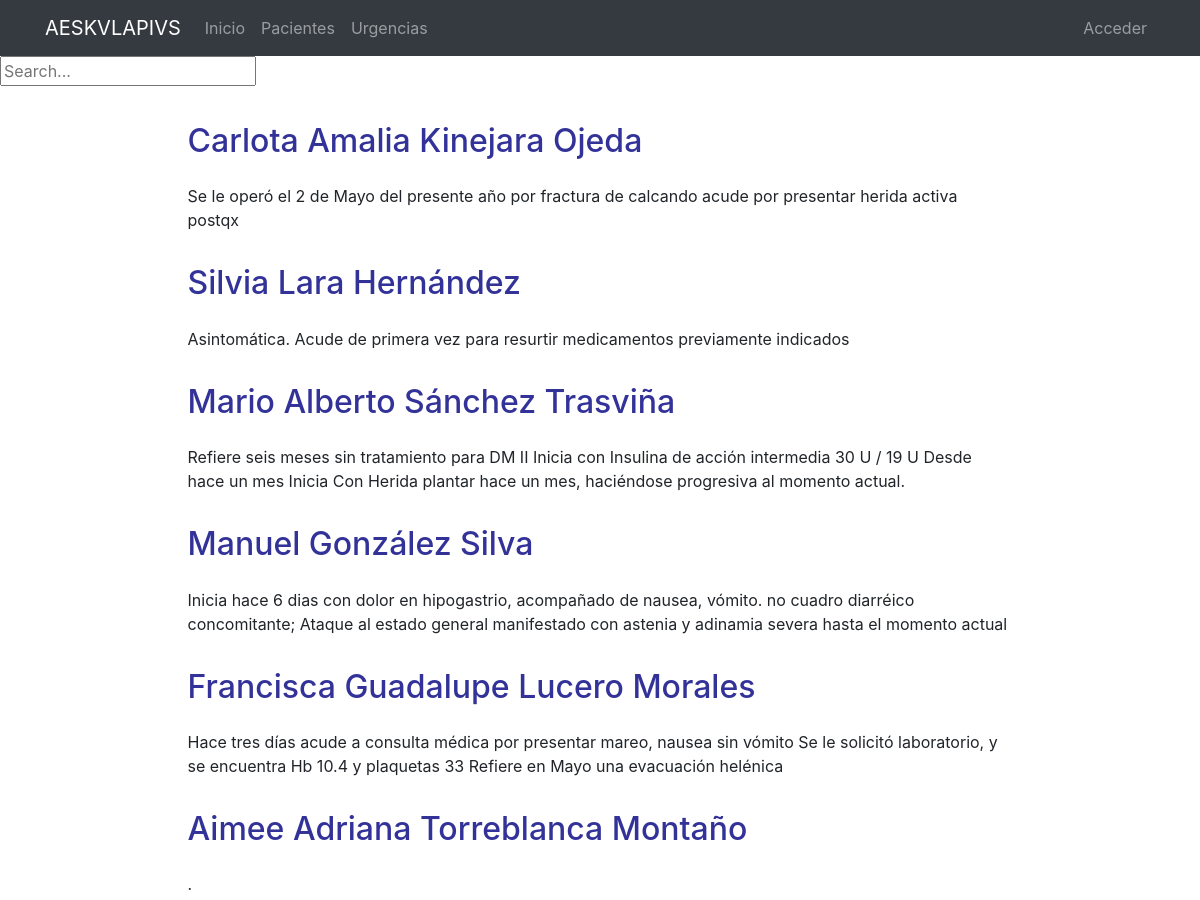
/pacientes/ (upper part), run on an earlier commit of the app's database.
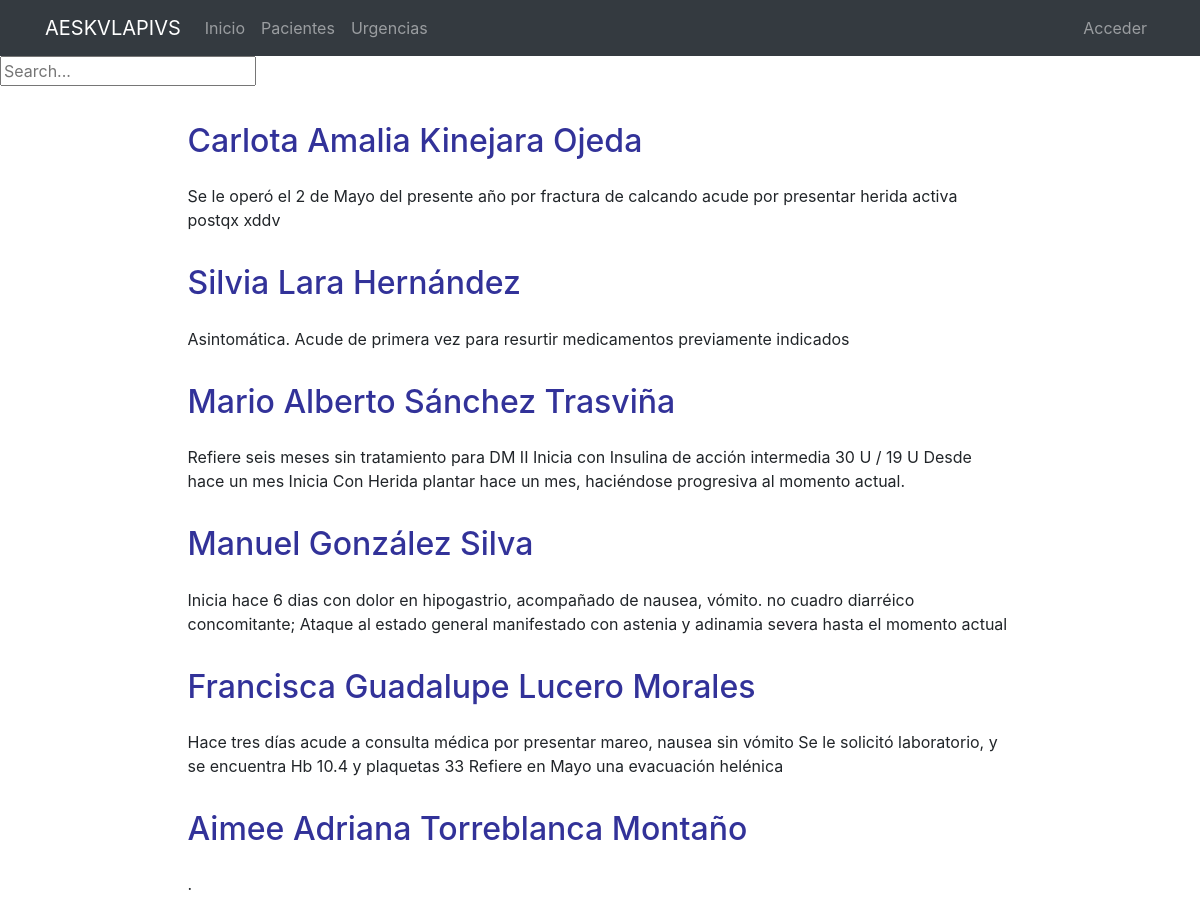
And on a later commit of the database.
### consultorio/models.py (models this page shows, shortened)
class Paciente(models.Model):
    FEMENINO= 'FEM'
    MASCULINO = 'MASC'
    GENERO = [(FEMENINO, 'Femenino'), (MASCULINO, 'Masculino')]
    IMSS = 'IMSS'
    ISSSTE = 'ISSSTE'
    SecMarina = 'Secretaría de Marina'
    PEMEX = 'PEMEX'
    SEDENA = 'SEDENA'
    OTRO = 'Otro'
    DERECHOHABIENCIA = [(IMSS, 'IMSS'), (ISSSTE, 'ISSSTE'), (SecMarina, 'Secretaría de Marina'),
    (SEDENA, 'SEDENA'), (PEMEX, 'PEMEX'), (OTRO, 'Otro')]
    POSITIVO = 'POS'
    NEGATIVO = 'NEG'
    REHAB = 'En Rehabilitación'
    OCACIONAL = 'Ocacional'
    SOCIAL = 'Social'
    SUSPENDIDO = 'Suspendido'
    AFIRMACION = [ (POSITIVO, 'Positivo'), (NEGATIVO, 'Negativo'), (REHAB, 'En Rehabilitación')]
    AFIRMACION_TAB = [ (POSITIVO, 'Positivo'), (NEGATIVO, 'Negativo'), (SUSPENDIDO, 'Suspendido')]
    AFIRMACION_SIMPLE = [ (POSITIVO, 'Positivo'), (NEGATIVO, 'Negativo')]
    AFIRMACION_ALCOHOLISMO = [ (POSITIVO, 'Positivo'), (NEGATIVO, 'Negativo'), (REHAB, 'En Rehabilitación'),
    (OCACIONAL, 'Ocacional'), (SOCIAL, 'Social')]
    name = models.CharField(max_length=100, verbose_name='Nombre')
    gender = models.CharField(max_length=4, choices=GENERO, verbose_name='Género')
    dob = models.DateField(verbose_name='Fecha de Nacimiento', blank=True, null=True)
    age = models.IntegerField(verbose_name='Edad', default=0, )
    nationality = models.CharField(max_length=100, blank=True, null=True, verbose_name='Nacionalidad y Lugar de Nacimiento')
    etnia = models.CharField(max_length=50, blank=True, null=True, verbose_name='Etnia')
    scholarship = models.CharField(max_length=50, blank=True, null=True, verbose_name='Escolaridad')
    job = models.CharField(max_length=100, blank=True, null=True, verbose_name='Empleo')
    religion = models.CharField(max_length=50, blank=True, null=True, verbose_name='Religión')
    sport = models.CharField(max_length=50, blank=True, null=True, verbose_name='Deportes')
    civil_status = models.CharField(max_length=50, blank=True, null=True, verbose_name='Estado Civil')
    adress = models.CharField(max_length=2150, blank=True, null=True, verbose_name='Domicilio')
    email = models.EmailField(blank=True, null=True)
    phone = models.CharField(max_length=15, verbose_name='Teléfono')
    entitlement = models.CharField(max_length=50, choices=DERECHOHABIENCIA, blank=True, null=True, verbose_name='Derechohabiencia')
    specify= models.CharField(max_length=30, verbose_name='Especifique otra derechohabiencia', blank=True, null=True)
    insurance = models.CharField(max_length=30, blank=True, null=True, verbose_name='Aseguradora')
    immediate_background = models.TextField(verbose_name="Padecimiento, Razón de Abordaje o Situación Actual")
    smoking = models.CharField(max_length=20, choices=AFIRMACION_TAB, blank=True, null=True, verbose_name='Tabaquismo')
    alcohol = models.CharField(max_length=20,choices=AFIRMACION_ALCOHOLISMO, blank=True, null=True, verbose_name='Alcholismo')
    drugs_adictions = models.CharField(max_length=20,choices=AFIRMACION, blank=True, null=True, verbose_name='Adicciones')
    allergies = models.CharField(max_length=100,choices=AFIRMACION, blank=True, null=True, verbose_name='Alergias')
    dislipidemia = models.CharField(max_length=100,choices=AFIRMACION_SIMPLE, blank=True, null=True )
    dm = models.CharField(max_length=100,choices=AFIRMACION_SIMPLE, blank=True, null=True, verbose_name='Diabetes')
    hta = models.CharField(max_length=100,choices=AFIRMACION_SIMPLE, blank=True, null=True, verbose_name='HTA')
    inf_ang_de_pecho = models.CharField(max_length=100,choices=AFIRMACION_SIMPLE, blank=True, null=True, verbose_name='Infartos o angina de pecho')
    evc = models.CharField(max_length=100,choices=AFIRMACION_SIMPLE, blank=True, null=True, verbose_name='Eventos Cerebrovasculares')
    ivp = models.CharField(max_length=100,choices=AFIRMACION_SIMPLE, blank=True, null=True, verbose_name='Insuficiencia vascular periférica')
    EPOC = models.CharField(max_length=100,choices=AFIRMACION_SIMPLE, blank=True, null=True, verbose_name='Enfermedad Pulmonar Obstructiva Crónica')
    cancer = models.CharField(max_length=100,choices=AFIRMACION_SIMPLE, blank=True, null=True, verbose_name='Cáncer')
    otras_enf = models.TextField(blank=True, null=True, verbose_name='Complemento, Otros Antecedentes y Enfermedades')
    cir_previas = models.CharField(max_length=200, blank=True, null=True, verbose_name='Cirugías previas')
    dxs_antec = models.TextField(blank=True, null=True, verbose_name='Resumen de Diagnósticos por Antecedentes', help_text='No esciriba aquí: Guarde para ver Resultados')
    obs = models.TextField(blank=True, null=True, verbose_name='Observaciones, otros antecedentes y tratamientos actuales')
    actual_situation = models.TextField(verbose_name="Situación Actual y Exploración")
    tension_sistolica = models.IntegerField(blank=True, null=True, default=0)
    tension_diastolica = models.PositiveSmallIntegerField(blank=True, null=True, default=0)
    pam = models.IntegerField(default=0, verbose_name='PAM', help_text='No esciriba aquí: Guarde para ver Resultados')
    fc = models.IntegerField(blank=True, null=True, verbose_name='FC')
    fr= models.IntegerField(blank=True, null=True, verbose_name='FR')
    temp =  models.DecimalField(blank=True, null=True, max_digits=5, decimal_places=2, verbose_name='Temp')
    saturacion = models.IntegerField(blank=True, null=True, verbose_name='Sa02')
    dextrostix = models.IntegerField(blank=True, null=True, verbose_name='Dextrostix')
    A = 'Alerta'
    V = 'Respuesta Verbal'
    P = 'Respuesta al Dolor'
    U = 'Sin Respuesta'
    CONC = [(A, 'Alerta'), (V, 'Respuesta Verbal'), (P, 'Respuesta al Dolor'),
    (U, 'Sin Respuesta'),]
    AVPU =  models.CharField(max_length=50, choices=CONC, verbose_name='Estado de Conciencia', blank=True, null=True)
    a1c = models.CharField(max_length=5, blank=True, null=True)
    peso = models.FloatField(blank=True, null=True, default=0)
    estatura = models.FloatField(blank=True, null=True, default=1)
    imc = models.DecimalField(max_digits=5, decimal_places=2, default=0, verbose_name='IMC', help_text='No esciriba aquí: Guarde para ver Resultados')
    climc = models.CharField(max_length=100, blank=True, null=True, verbose_name='Clasificación Masa Corporal', help_text='No esciriba aquí: Guarde para ver Resultados')
    asc = models.DecimalField(max_digits=5, decimal_places=2, default=0, verbose_name='ASC', help_text='No esciriba aquí: Guarde para ver Resultados')
    per_abdominal = models.IntegerField(blank=True, null=True, verbose_name='Per. Abd en cms')
    Imagenología1 = models.FileField(upload_to='Paciente/',help_text='formato jpg, jpge', blank=True, null=True )
    Imagenología2 = models.FileField(upload_to='Paciente/', help_text='formato jpg, jpge',blank=True, null=True)
    Imagenología3 = models.FileField(upload_to='Paciente/',help_text='formato jpg, jpge',blank=True, null=True)
    Labs1 = models.FileField(upload_to='Paciente/', help_text='formato pdf',blank=True, null=True)
    Labs2 = models.FileField(upload_to='Paciente/', help_text='formato pdf', blank=True, null=True)
    recetas = models.FileField(upload_to='Paciente/', help_text='formato pdf',blank=True, null=True, verbose_name='Recetas')
    diagnosis = models.TextField(verbose_name='Diagnósticos')
    obs = models.TextField(verbose_name="Observaciones")
    txs = models.TextField(verbose_name='Manejos y Tratamientos')
    adendums = models.TextField(blank=True, null=True)
    RECOMENDACIONES = models.CharField(max_length=150, blank=True, null=True)
    timestamp = models.DateTimeField(auto_now_add=True, auto_now=False, verbose_name='Fecha de Registro')
    update = models.DateTimeField(auto_now=True, verbose_name='Fecha de Actualización')
    reevaluación = models.DateTimeField(blank=True, null=True, verbose_name='prox. reevaluación')
    antecedentes = ['smoking', 'alcohol', 'drugs_adictions', 'allergies', 'dislipidemia', 'dm', 'hta,',
      'inf_ang_de_pecho', 'evc', 'ivp', 'EPOC', 'cancer', ]
    class Meta:
        ordering = ('-timestamp',)
        verbose_name_plural='a) Pacientes'

### consultorio/views.py (the view)
# urls.py: path('', PacienteListView.as_view(), name='pacientes'),
class PacienteListView(ListView):
    model = Paciente
    template_name = 'paciente_list.html'

### consultorio/templates/consultorio/paciente_list.html (shortened to what this page needs)
{% extends 'core/base.html' %}
{% load static %}
{% block content %}
{% include 'consultorio/includes/top_menu.html' %}
<form action="{% url 'consultorio:search_results' %}" method="get">
  <input name="q" type="text" placeholder="Search...">
</form>
<main role="main">
  <div class="container mb-4">
    {% for paciente in paciente_list %}
      <div class="row mt-3">
        <div class="col-md-9 mx-auto">
          <h2 style = "color:rgba(0, 0, 128, 0.805);"  class="mb-4">  {{paciente.name}}</h2>
          <div>
            <p>{{paciente.immediate_background|striptags|safe|truncatechars:"200"}}</p>
          </div>
        </div>
      </div>
      {% endfor %}
  </div>
</main>
{% endblock %}

What changed in the data, as far as the page shows it:
changed Paciente "Carlota Amalia Kinejara Ojeda": immediate_background "Se le operó el 2 de Mayo del presente año por fractura de calcando acude por presentar herida activa postqx" → "Se le operó el 2 de Mayo del presente año por fractura de calcando acude por presentar herida activa postqx xddv"
